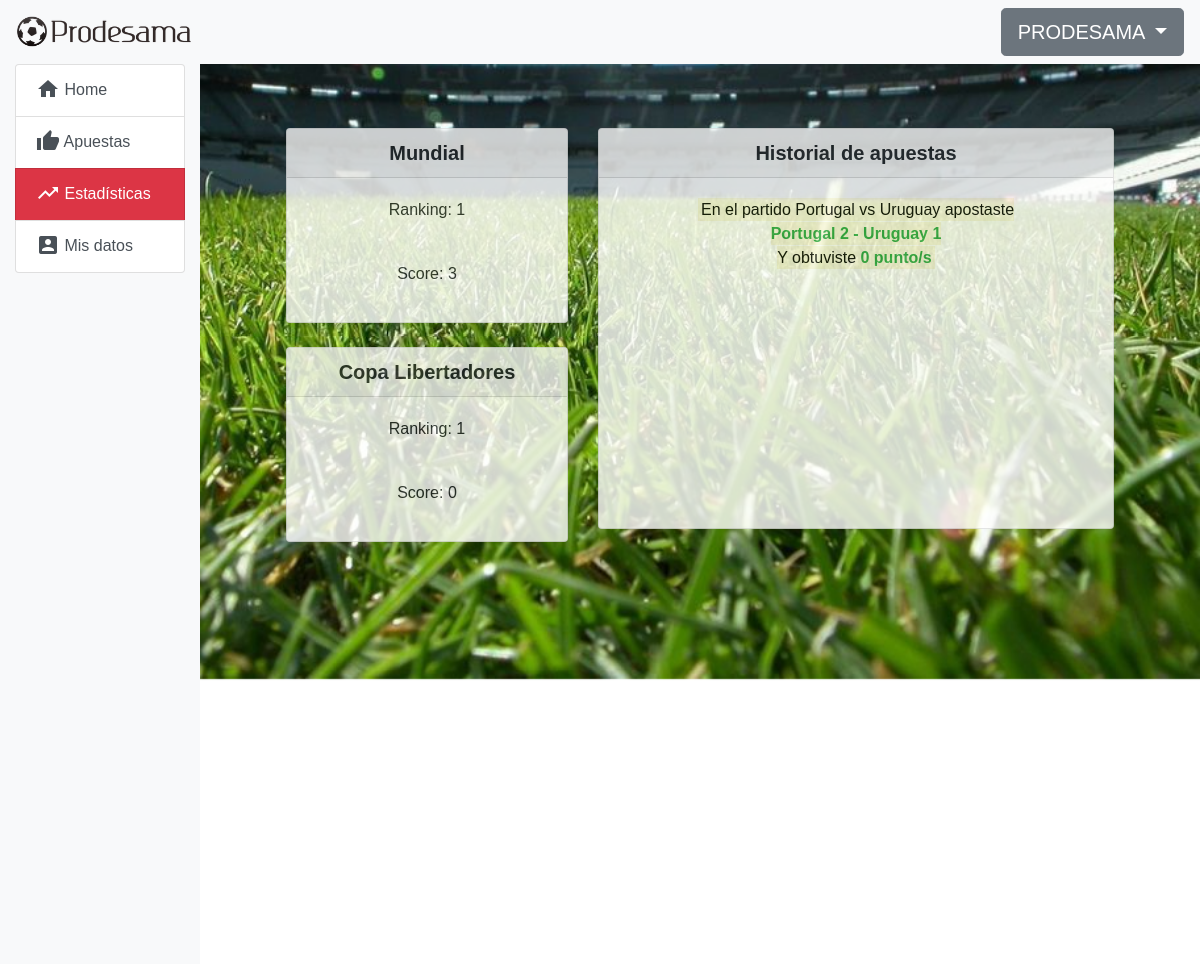
Page /home/puntaje (signed in) on the earlier database version.
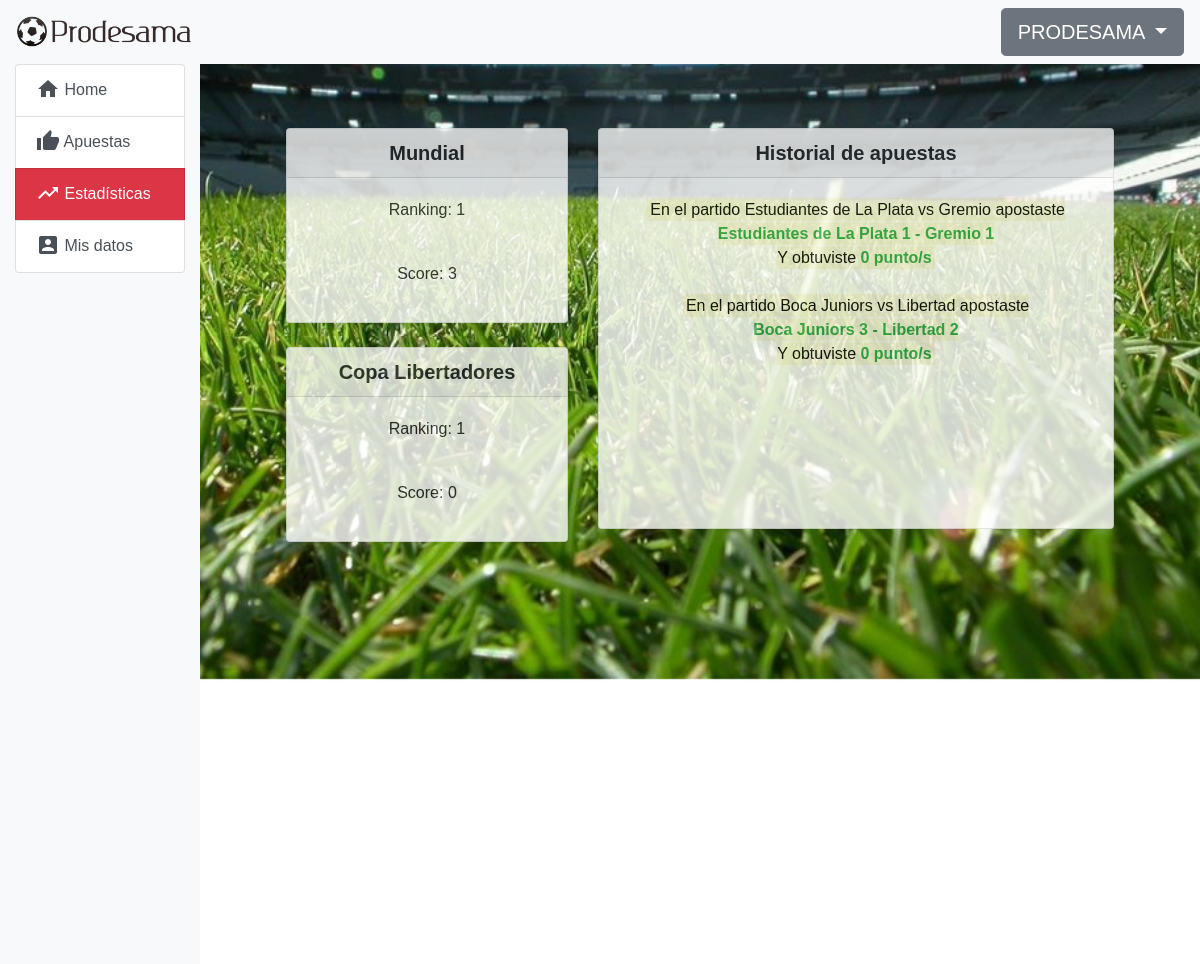
Same page on the later database version.
### prode/models.py (models this page shows, shortened)
class Competition(models.Model):
    name = models.CharField(max_length=100)
    available = models.BooleanField(default=False)

class CompetitionStat(models.Model):
    user = models.ForeignKey(User, on_delete=models.CASCADE, related_name='comps')
    score = models.PositiveIntegerField(default=0)
    ranking = models.PositiveIntegerField(null=True)
    comp = models.ForeignKey(Competition, on_delete=models.CASCADE, null=True, related_name='comps')
    class Meta:
        unique_together = ('user', 'comp')

class Bet(models.Model):
    user = models.ForeignKey(User, related_name='bets', blank=True, on_delete=models.CASCADE)
    match = models.ForeignKey(Match, on_delete=models.CASCADE, related_name='bets')
    team1_score = models.PositiveIntegerField(default=0)
    team2_score = models.PositiveIntegerField(default=0)
    result = models.PositiveIntegerField(default=0, null=True)
    calculated = models.BooleanField(default=False)
    class Meta:
        unique_together = ('user', 'match')

class Match(models.Model):
    start = models.DateTimeField()
    end = models.DateTimeField()
    team1 = models.ForeignKey(Team, on_delete=models.CASCADE, related_name='+')
    team2 = models.ForeignKey(Team, on_delete=models.CASCADE, related_name='+')
    team1_score = models.PositiveIntegerField(default=0)
    team2_score = models.PositiveIntegerField(default=0)
    competition = models.ForeignKey(Competition, on_delete=models.CASCADE, null=True)
    def __str__(self):
        return (self.team1.name + " vs " + self.team2.name)

class Team(models.Model):
    name = models.CharField(max_length=50)
    flag = models.ImageField(upload_to='prode/images/flags/')
    def __str__(self):
        return self.name

### prode/views.py (the view)
# urls.py: path('home/puntaje', login_required(views.ScoreView.as_view()), name='puntaje'),
class ScoreView(generic.DetailView):
    template_name = 'prode/puntaje.html'
    def get(self, request):
        comps = Competition.objects.all()
        comp_stats = CompetitionStat.objects.all()
        bets = Bet.objects.all()
        return render(request, self.template_name, {'comps':comps,'comp_stats':comp_stats, 'bets':bets})

### prode/templates/prode/puntaje.html (shortened to what this page needs)
{% extends "prode/navigation.html" %}
{% block content %}
<div class="row justify-content-center text-center" style="opacity: 0.8">
    <div class="col-md-4">
        {% for c in comps %}
            <div class="card">
                <h5 class="card-header"><strong>{{ c.name }}</strong></h5>
                <div class="card-body">
                    {% for cs in comp_stats %}
                        {% if c == cs.comp %}
                            {% if user == cs.user %}
                                {% if cs.ranking == None %}
                                    <p>Aún no posees ranking para esta competencia</p>
                                {% else %}
                                    <p>Ranking: {{ cs.ranking }}</p>
                                {% endif %}
                                <br>
                                <p>Score: {{ cs.score }}</p>
                            {% endif %}
                        {% endif %}
                    {% endfor %}
                </div>
            </div>
            <br>
        {% endfor %}
    </div>
    <div class="col-md-7">
        <div class="card">
            <h5 class="card-header"><strong>Historial de apuestas</strong></h5>
            <div class="lista-proximos-partidos">
                <div class="card-body">
                    {% for bet in bets %}
                        {% if user == bet.user %}
                            <mark>
                                En el partido {{ bet.match }} apostaste
                                <br>
                                <b class="text-success">
                                {{bet.match.team1 }} {{ bet.team1_score }}
                                - {{ bet.match.team2 }} {{ bet.team2_score }}
                                </b>
                                <br>
                                Y obtuviste <b class="text-success">{{ bet.result }} punto/s</b>
                                <br>
                            </mark>
                            <br>
                        {% endif %}
                    {% endfor %}
                </div>
            </div>
        </div>
    </div>
</div>
{% endblock %}

Differences in the rows shown:
removed Bet: match "Portugal vs Uruguay", match.team1 "Portugal", team1_score "2", match.team2 "Uruguay", team2_score "1", result "0"
added Bet: match "Estudiantes de La Plata vs Gremio", match.team1 "Estudiantes de La Plata", team1_score "1", match.team2 "Gremio", team2_score "1", result "0"
added Bet: match "Boca Juniors vs Libertad", match.team1 "Boca Juniors", team1_score "3", match.team2 "Libertad", team2_score "2", result "0"
